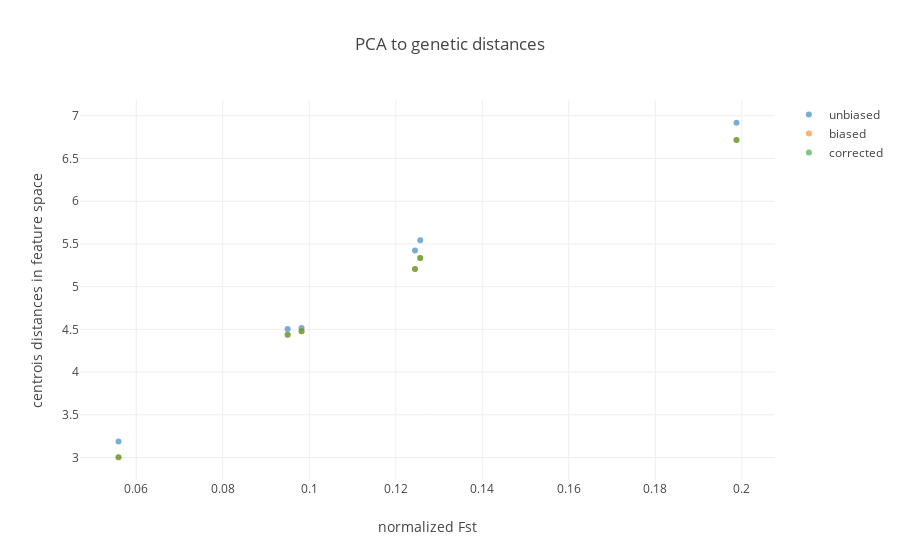

The notebook cell saved with this chart:
### Markdown cell above
**Fig. 6** Relation between pairwise centroid distances in unbiased scenario versus biased and corrected scenarios. Distances were left unscaled.

### Code cell
fig_fsts= [go.Scatter(
    x= fsts_compare,
    y= t[:,i],
    mode= 'markers',
    marker= dict(
        color= i,
        opacity= .6
    ),
    name= ['unbiased','biased','corrected'][i]
    ) for i in [0,1,2]
]

layout = go.Layout(
    title= 'PCA to genetic distances',
    yaxis=dict(
        title='centrois distances in feature space'),
    xaxis=dict(
        title='normalized Fst')
)

fig= go.Figure(data=fig_fsts, layout=layout)
iplot(fig)

### Figure 1 — Plotly figure (JSON) as saved in the notebook; plotly's stock layout.template omitted (floating-point values rounded to 4 significant figures)
{"data": [{"marker": {"color": 0, "opacity": 0.6}, "mode": "markers", "name": "unbiased", "type": "scatter", "x": [0.095, 0.09821, 0.1988, 0.05589, 0.1256, 0.1244], "y": [4.504, 4.515, 6.919, 3.187, 5.542, 5.424]}, {"marker": {"color": 1, "opacity": 0.6}, "mode": "markers", "name": "biased", "type": "scatter", "x": [0.095, 0.09821, 0.1988, 0.05589, 0.1256, 0.1244], "y": [4.438, 4.478, 6.718, 3.003, 5.335, 5.207]}, {"marker": {"color": 2, "opacity": 0.6}, "mode": "markers", "name": "corrected", "type": "scatter", "x": [0.095, 0.09821, 0.1988, 0.05589, 0.1256, 0.1244], "y": [4.438, 4.478, 6.718, 3.003, 5.334, 5.207]}], "layout": {"title": "PCA to genetic distances", "xaxis": {"title": "normalized Fst"}, "yaxis": {"title": "centrois distances in feature space"}}}
